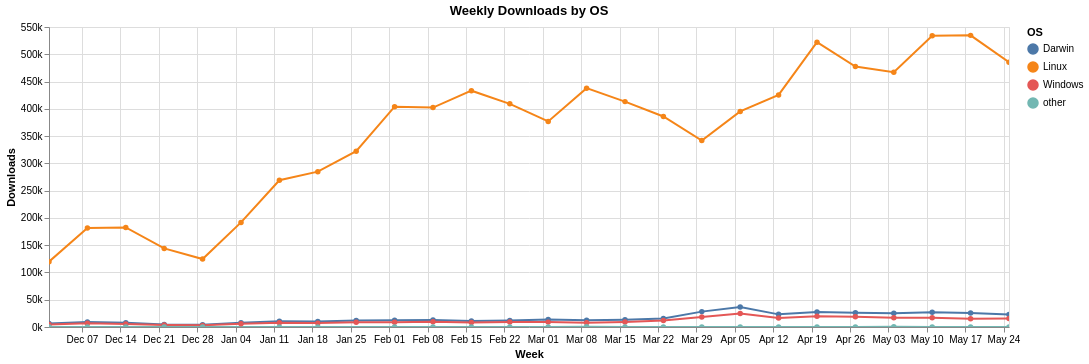

Vega-Lite specification stored for this chart:
### Vega-Lite specification from a JSON file in a GitHub repository (floating-point values rounded to 4 significant figures)
{"$schema": "https://vega.github.io/schema/vega-lite/v5.20.1.json", "config": {"view": {"continuousHeight": 300, "continuousWidth": 300}}, "data": {"name": "data-7784a71c3e3b4d5dc04355a556d4e701"}, "datasets": {"data-7784a71c3e3b4d5dc04355a556d4e701": [{"downloads": 6581, "system_name": "Darwin", "week": "2025-12-01T00:00:00"}, {"downloads": 119763, "system_name": "Linux", "week": "2025-12-01T00:00:00"}, {"downloads": 4561, "system_name": "Windows", "week": "2025-12-01T00:00:00"}, {"downloads": 4, "system_name": "other", "week": "2025-12-01T00:00:00"}, {"downloads": 9202, "system_name": "Darwin", "week": "2025-12-08T00:00:00"}, {"downloads": 181302, "system_name": "Linux", "week": "2025-12-08T00:00:00"}, {"downloads": 6926, "system_name": "Windows", "week": "2025-12-08T00:00:00"}, {"downloads": 3, "system_name": "other", "week": "2025-12-08T00:00:00"}, {"downloads": 7587, "system_name": "Darwin", "week": "2025-12-15T00:00:00"}, {"downloads": 182464, "system_name": "Linux", "week": "2025-12-15T00:00:00"}, {"downloads": 5457, "system_name": "Windows", "week": "2025-12-15T00:00:00"}, {"downloads": 1, "system_name": "other", "week": "2025-12-15T00:00:00"}, {"downloads": 4767, "system_name": "Darwin", "week": "2025-12-22T00:00:00"}, {"downloads": 144055, "system_name": "Linux", "week": "2025-12-22T00:00:00"}, {"downloads": 3540, "system_name": "Windows", "week": "2025-12-22T00:00:00"}, {"downloads": 3, "system_name": "other", "week": "2025-12-22T00:00:00"}, {"downloads": 4240, "system_name": "Darwin", "week": "2025-12-29T00:00:00"}, {"downloads": 124534, "system_name": "Linux", "week": "2025-12-29T00:00:00"}, {"downloads": 2994, "system_name": "Windows", "week": "2025-12-29T00:00:00"}, {"downloads": 1, "system_name": "other", "week": "2025-12-29T00:00:00"}, {"downloads": 7778, "system_name": "Darwin", "week": "2026-01-05T00:00:00"}, {"downloads": 191771, "system_name": "Linux", "week": "2026-01-05T00:00:00"}, {"downloads": 6034, "system_name": "Windows", "week": "2026-01-05T00:00:00"}, {"downloads": 10501, "system_name": "Darwin", "week": "2026-01-12T00:00:00"}, {"downloads": 268998, "system_name": "Linux", "week": "2026-01-12T00:00:00"}, {"downloads": 7775, "system_name": "Windows", "week": "2026-01-12T00:00:00"}, {"downloads": 1, "system_name": "other", "week": "2026-01-12T00:00:00"}, {"downloads": 10205, "system_name": "Darwin", "week": "2026-01-19T00:00:00"}, {"downloads": 284800, "system_name": "Linux", "week": "2026-01-19T00:00:00"}, {"downloads": 7116, "system_name": "Windows", "week": "2026-01-19T00:00:00"}, {"downloads": 4, "system_name": "other", "week": "2026-01-19T00:00:00"}, {"downloads": 12068, "system_name": "Darwin", "week": "2026-01-26T00:00:00"}, {"downloads": 322213, "system_name": "Linux", "week": "2026-01-26T00:00:00"}, {"downloads": 8656, "system_name": "Windows", "week": "2026-01-26T00:00:00"}, {"downloads": 12385, "system_name": "Darwin", "week": "2026-02-02T00:00:00"}, {"downloads": 403857, "system_name": "Linux", "week": "2026-02-02T00:00:00"}, {"downloads": 8900, "system_name": "Windows", "week": "2026-02-02T00:00:00"}, {"downloads": 7, "system_name": "other", "week": "2026-02-02T00:00:00"}, {"downloads": 12629, "system_name": "Darwin", "week": "2026-02-09T00:00:00"}, {"downloads": 402230, "system_name": "Linux", "week": "2026-02-09T00:00:00"}, {"downloads": 9469, "system_name": "Windows", "week": "2026-02-09T00:00:00"}, {"downloads": 4, "system_name": "other", "week": "2026-02-09T00:00:00"}, {"downloads": 11208, "system_name": "Darwin", "week": "2026-02-16T00:00:00"}, {"downloads": 433247, "system_name": "Linux", "week": "2026-02-16T00:00:00"}, {"downloads": 8057, "system_name": "Windows", "week": "2026-02-16T00:00:00"}, {"downloads": 4, "system_name": "other", "week": "2026-02-16T00:00:00"}, {"downloads": 11729, "system_name": "Darwin", "week": "2026-02-23T00:00:00"}, {"downloads": 409089, "system_name": "Linux", "week": "2026-02-23T00:00:00"}, {"downloads": 9300, "system_name": "Windows", "week": "2026-02-23T00:00:00"}, {"downloads": 2, "system_name": "other", "week": "2026-02-23T00:00:00"}, {"downloads": 13694, "system_name": "Darwin", "week": "2026-03-02T00:00:00"}, {"downloads": 376868, "system_name": "Linux", "week": "2026-03-02T00:00:00"}, {"downloads": 8954, "system_name": "Windows", "week": "2026-03-02T00:00:00"}, {"downloads": 11, "system_name": "other", "week": "2026-03-02T00:00:00"}, {"downloads": 12305, "system_name": "Darwin", "week": "2026-03-09T00:00:00"}, {"downloads": 437852, "system_name": "Linux", "week": "2026-03-09T00:00:00"}, {"downloads": 8006, "system_name": "Windows", "week": "2026-03-09T00:00:00"}, {"downloads": 318, "system_name": "other", "week": "2026-03-09T00:00:00"}, {"downloads": 13243, "system_name": "Darwin", "week": "2026-03-16T00:00:00"}, {"downloads": 413208, "system_name": "Linux", "week": "2026-03-16T00:00:00"}, {"downloads": 9242, "system_name": "Windows", "week": "2026-03-16T00:00:00"}, {"downloads": 44, "system_name": "other", "week": "2026-03-16T00:00:00"}, {"downloads": 15517, "system_name": "Darwin", "week": "2026-03-23T00:00:00"}, {"downloads": 385994, "system_name": "Linux", "week": "2026-03-23T00:00:00"}, {"downloads": 11944, "system_name": "Windows", "week": "2026-03-23T00:00:00"}, {"downloads": 26, "system_name": "other", "week": "2026-03-23T00:00:00"}, {"downloads": 28200, "system_name": "Darwin", "week": "2026-03-30T00:00:00"}, {"downloads": 341775, "system_name": "Linux", "week": "2026-03-30T00:00:00"}, {"downloads": 18357, "system_name": "Windows", "week": "2026-03-30T00:00:00"}, {"downloads": 29, "system_name": "other", "week": "2026-03-30T00:00:00"}, {"downloads": 36628, "system_name": "Darwin", "week": "2026-04-06T00:00:00"}, {"downloads": 395184, "system_name": "Linux", "week": "2026-04-06T00:00:00"}, {"downloads": 24576, "system_name": "Windows", "week": "2026-04-06T00:00:00"}, {"downloads": 44, "system_name": "other", "week": "2026-04-06T00:00:00"}, {"downloads": 23172, "system_name": "Darwin", "week": "2026-04-13T00:00:00"}, {"downloads": 425541, "system_name": "Linux", "week": "2026-04-13T00:00:00"}, {"downloads": 16685, "system_name": "Windows", "week": "2026-04-13T00:00:00"}, {"downloads": 29, "system_name": "other", "week": "2026-04-13T00:00:00"}, {"downloads": 27713, "system_name": "Darwin", "week": "2026-04-20T00:00:00"}, {"downloads": 522097, "system_name": "Linux", "week": "2026-04-20T00:00:00"}, {"downloads": 19727, "system_name": "Windows", "week": "2026-04-20T00:00:00"}, {"downloads": 31, "system_name": "other", "week": "2026-04-20T00:00:00"}, {"downloads": 26308, "system_name": "Darwin", "week": "2026-04-27T00:00:00"}, {"downloads": 477589, "system_name": "Linux", "week": "2026-04-27T00:00:00"}, {"downloads": 18899, "system_name": "Windows", "week": "2026-04-27T00:00:00"}, {"downloads": 43, "system_name": "other", "week": "2026-04-27T00:00:00"}, {"downloads": 25046, "system_name": "Darwin", "week": "2026-05-04T00:00:00"}, {"downloads": 467200, "system_name": "Linux", "week": "2026-05-04T00:00:00"}, {"downloads": 17127, "system_name": "Windows", "week": "2026-05-04T00:00:00"}, {"downloads": 579, "system_name": "other", "week": "2026-05-04T00:00:00"}, {"downloads": 27236, "system_name": "Darwin", "week": "2026-05-11T00:00:00"}, {"downloads": 534013, "system_name": "Linux", "week": "2026-05-11T00:00:00"}, {"downloads": 16860, "system_name": "Windows", "week": "2026-05-11T00:00:00"}, {"downloads": 17, "system_name": "other", "week": "2026-05-11T00:00:00"}, {"downloads": 25471, "system_name": "Darwin", "week": "2026-05-18T00:00:00"}, {"downloads": 534656, "system_name": "Linux", "week": "2026-05-18T00:00:00"}, {"downloads": 15003, "system_name": "Windows", "week": "2026-05-18T00:00:00"}, {"downloads": 24, "system_name": "other", "week": "2026-05-18T00:00:00"}, {"downloads": 23139, "system_name": "Darwin", "week": "2026-05-25T00:00:00"}, {"downloads": 485392, "system_name": "Linux", "week": "2026-05-25T00:00:00"}, {"downloads": 15436, "system_name": "Windows", "week": "2026-05-25T00:00:00"}, {"downloads": 12, "system_name": "other", "week": "2026-05-25T00:00:00"}]}, "encoding": {"color": {"field": "system_name", "legend": {"title": "OS"}, "type": "nominal"}, "tooltip": [{"field": "week", "format": "%b %d", "title": "Week", "type": "temporal"}, {"field": "system_name", "title": "OS", "type": "nominal"}, {"field": "downloads", "format": ",", "title": "Downloads", "type": "quantitative"}], "x": {"axis": {"format": "%b %d"}, "field": "week", "title": "Week", "type": "temporal"}, "y": {"axis": {"format": "~s"}, "field": "downloads", "scale": {"zero": true}, "title": "Downloads", "type": "quantitative"}}, "height": 300, "mark": {"point": true, "strokeWidth": 2, "type": "line"}, "params": [{"bind": "scales", "name": "param_13", "select": {"encodings": ["x"], "type": "interval"}}], "title": "Weekly Downloads by OS", "usermeta": {"embedOptions": {}}, "width": 960}
